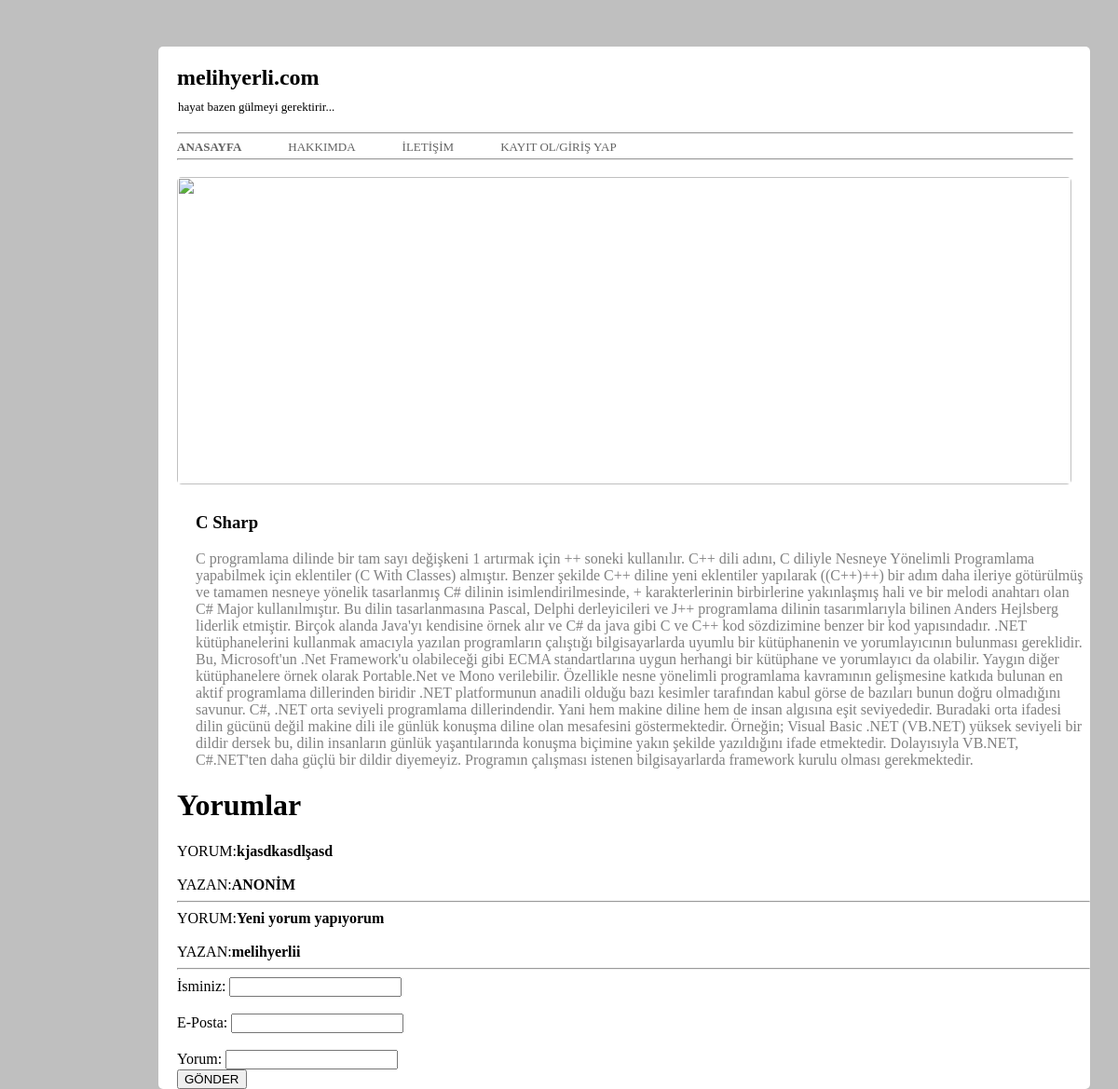
Page /detay.php?id=3 on the committed database.
### tables this page shows
CREATE TABLE IF NOT EXISTS `makale` (
  `makaleId` int(4) NOT NULL AUTO_INCREMENT,
  `yazan` varchar(100) NOT NULL,
  `makaleBaslik` varchar(40) NOT NULL,
  `tarih` date NOT NULL,
  `icerik` varchar(16000) NOT NULL,
  PRIMARY KEY (`makaleId`)
);

CREATE TABLE IF NOT EXISTS `yorumlar` (
  `id` int(4) NOT NULL AUTO_INCREMENT,
  `yorum_makaleId` int(4) NOT NULL,
  `yazan` varchar(50) NOT NULL,
  `email` varchar(50) NOT NULL,
  `yorum` longtext NOT NULL,
  `onay` char(1) NOT NULL DEFAULT '1',
  PRIMARY KEY (`id`)
);

### detay.php (the view, shortened to what this page needs)
<!DOCTYPE html>
<html lang="tr" dir="ltr">
  <head>
    <link rel="stylesheet" type="text/css" href="style.css">
  </head>
  <body>
    <div class="genelDiv">
      <div class="baslik">
        <h2>melihyerli.com</h2>
        <h6>hayat bazen gülmeyi gerektirir...</h6>
      </div>
      <hr style="position:absolute; margin-top: 92px; width: 960px; margin-left: 20px;">
      <div class="yatayMenu">
        <ul>
          <li> <a href="index.php" style="font-weight: bold;">ANASAYFA</a> </li>
          <li> <a href="about.php">HAKKIMDA</a> </li>
          <li> <a href="contact.php">İLETİŞİM</a> </li>
          <li> <a href="giris.php">KAYIT OL/GİRİŞ YAP</a> </li>
        </ul>
        <hr style="position:absolute; margin-top: 120px; width: 960px; margin-left: 20px;">
      </div>
      <div class="ortaResim">
        <img src="picture/prag.jpg" alt="">
      </div>
      <div class="makaleAlani">
				<?php
					include "baglanti.php";
						if ($_GET['id'])
						{
							$detay = $baglanti->query("SELECT * FROM makale");
						}
						foreach ($detay as $detay_cikti)
						{
							if ($detay_cikti['makaleId'] == $_GET['id']){
				?>
								<div class="makaleAlani">
									<h3><?php echo $detay_cikti["makaleBaslik"]; ?></h3>
									<p><?php echo $detay_cikti["icerik"]; ?></p>
								</div>
								<h1>Yorumlar</h1>
				<?php
							}
						}
				?>
				<?php
					$yorum = $baglanti->query("SELECT * FROM yorumlar WHERE onay = 1");
					foreach($yorum as $detay_yorum_yazdirma)
					{
						if ($_GET['id'] == $detay_yorum_yazdirma['yorum_makaleId']) {
				?>
					<div class="yorumAlani">
						<label for="">YORUM:</label><b><?php echo $detay_yorum_yazdirma['yorum']; ?></b> <br><br>
						<label for="">YAZAN:</label><b><?php echo $detay_yorum_yazdirma['yazan']; ?></b>
						<hr>
					</div>
				<?php
						}
					}
				?>
				<form action="" method="POST">
					<label>İsminiz: </label><input type="text" name="yorum_isim"> <br><br>
					<label>E-Posta: </label><input type="text" name="yorum_eposta"><br><br>
					<label>Yorum: </label><input type="text" name="yorum_icerik"> <br>
					<input type="submit" value="GÖNDER">
				</form>
      </div>
    </div>
  </body>
</html>

### style.css (style rules this page uses)
body { font-family: 'Baloo Paaji 2', cursive; margin: 0 0 0 0; background-color: #bfbfbf; }
.genelDiv { position: absolute; background-color: white; width: 1000px; height: all; margin-top: 50px; margin-left: 170px; border-radius: 5px; }
.baslik { position: absolute; margin-left: 20px; }
.baslik h6 { font-size: 13px; font-weight: 10; margin-top: -10px; margin-left: 1px; }
.yatayMenu ul { position: absolute; margin-top: 100px; list-style: none; margin-left: -70px;: }
.yatayMenu ul li { float: left; margin-left: 50px; font-size: 13px; }
.yatayMenu ul li a { text-decoration: none; color: #636363; }
.ortaResim { position: absolute; margin-top: 140px; margin-left: 20px; }
.ortaResim img { width: 960px; height: 330px; border-radius: 5px; }
.makaleAlani { position: relative; margin-top: 500px; margin-left: 20px; word-wrap:break-word; }
.makaleAlani p { color: gray; font-weight: 10; }

### rows in the picture
makale: makaleBaslik "C Sharp", icerik "C programlama dilinde bir tam sayı değişkeni 1 artırmak için ++ soneki kullanılır. C++ dili adını, C diliyle Nesneye Yönelimli Programlama yapabilmek için eklentiler (C With Classes) almıştır. Benzer şekilde C++ diline yeni eklentiler yapılarak ((C++)++) bir adım daha ileriye götürülmüş ve tamamen nesneye yönelik tasarlanmış C# dilinin isimlendirilmesinde, + karakterlerinin birbirlerine yakınlaşmış hali ve bir melodi anahtarı olan C# Major kullanılmıştır. Bu dilin tasarlanmasına Pascal, Delphi derleyicileri ve J++ programlama dilinin tasarımlarıyla bilinen Anders Hejlsberg liderlik etmiştir. Birçok alanda Java'yı kendisine örnek alır ve C# da java gibi C ve C++ kod sözdizimine benzer bir…"
yorumlar: yorum "kjasdkasdlşasd", yazan "ANONİM"
yorumlar: yorum "Yeni yorum yapıyorum", yazan "melihyerlii"
